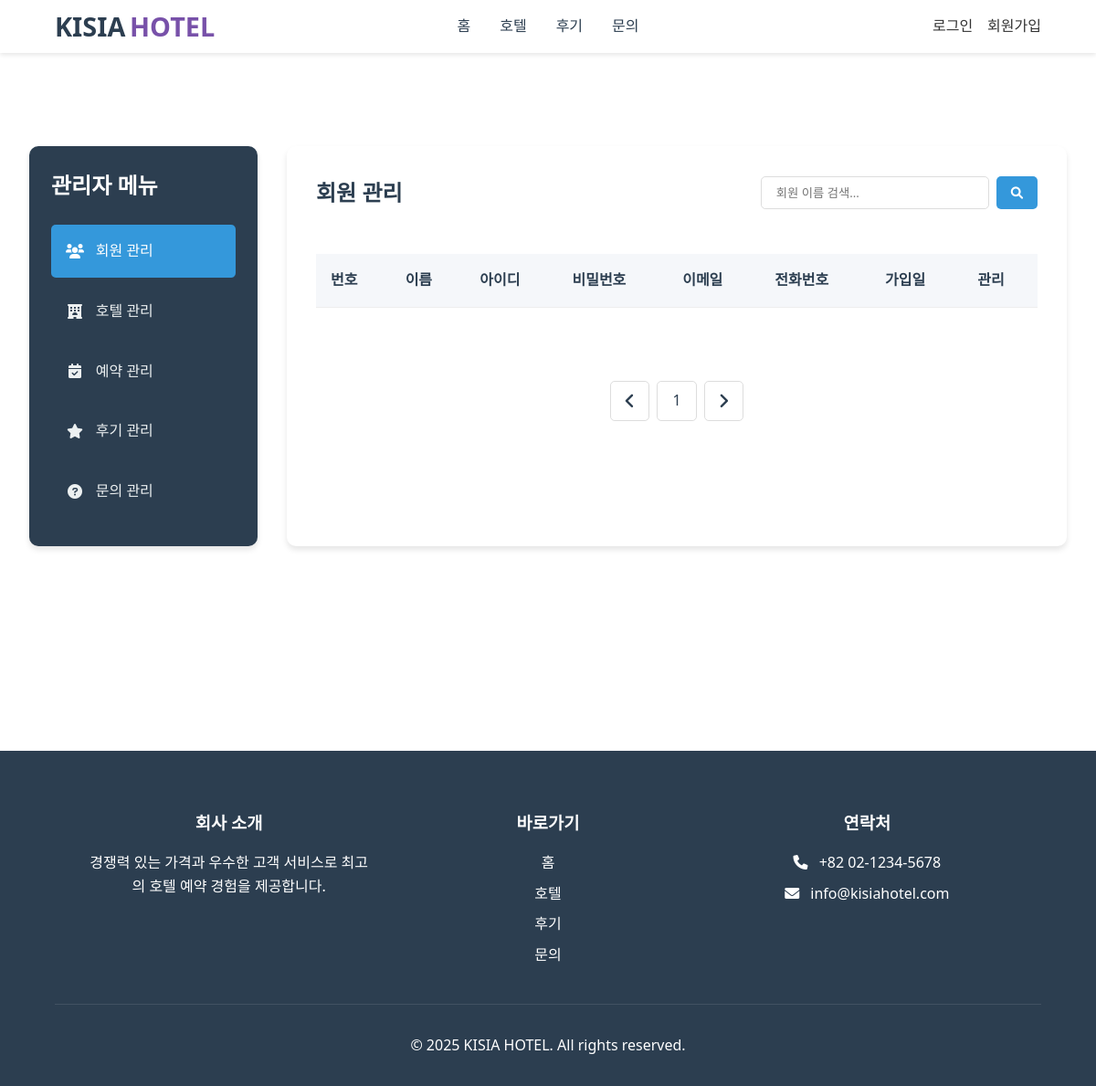
Before: /admin/admin.php?tab=users&page=2 with the older database file.
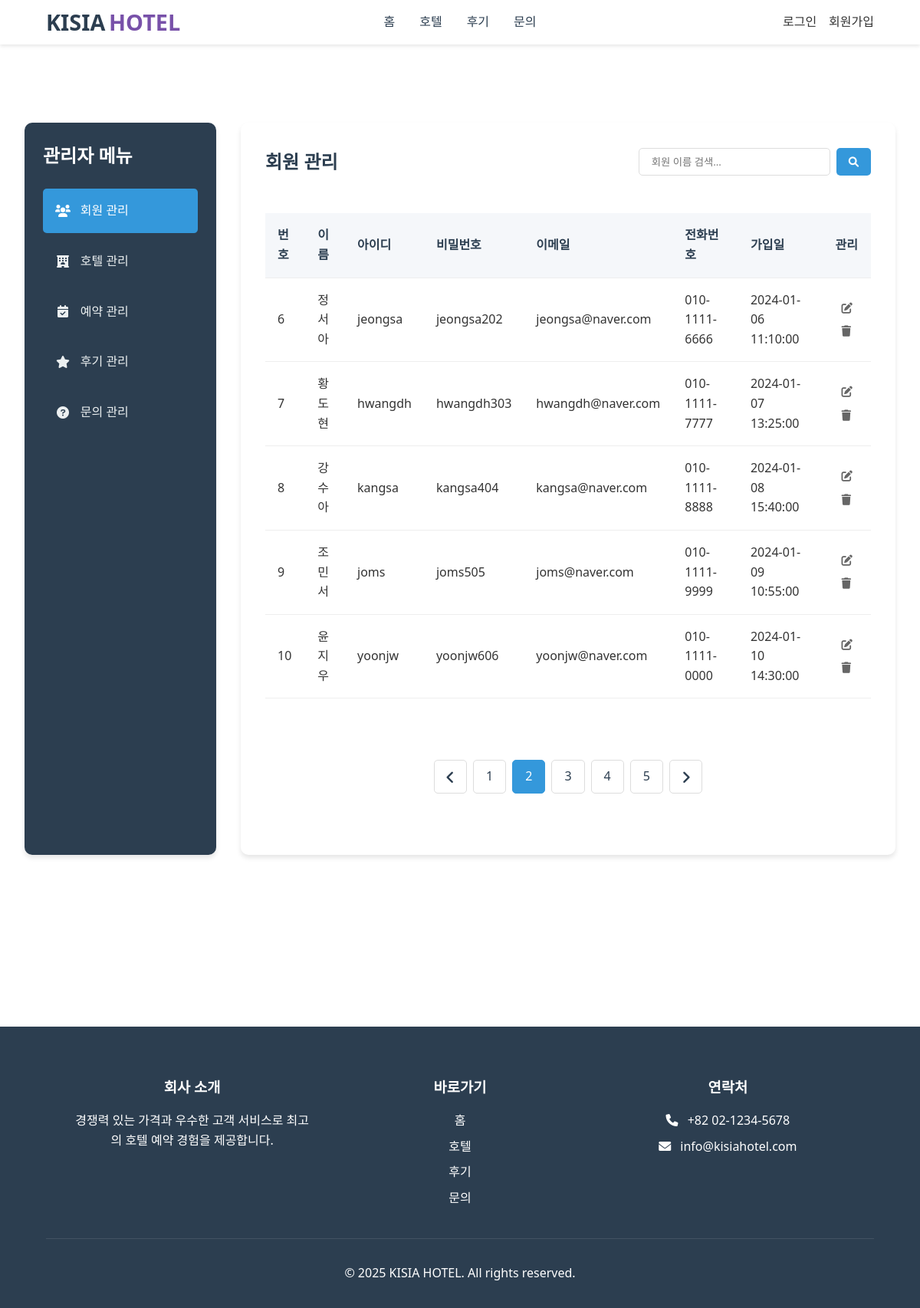
After: the same page with the newer database file.
### tables this page shows
CREATE TABLE users (
    user_id INT PRIMARY KEY AUTO_INCREMENT,
    username VARCHAR(50) NOT NULL,
    real_id VARCHAR(50) NOT NULL,
    password VARCHAR(255) NOT NULL,
    email VARCHAR(100) NOT NULL UNIQUE,
    phone VARCHAR(20),
    created_at DATETIME DEFAULT CURRENT_TIMESTAMP,
    is_admin BOOLEAN DEFAULT FALSE,
    terms BOOLEAN DEFAULT FALSE,
    marketing BOOLEAN DEFAULT FALSE
);

### src/includes/info_for_admin.php (called while the page is built, shortened)
<?php
include_once __DIR__ . '/../includes/db_connection.php';
$current_tab = isset($_GET['tab']) ? $_GET['tab'] : 'users';
$items_per_page = 5;
$page = isset($_GET['page']) ? (int)$_GET['page'] : 1;
$offset = ($page - 1) * $items_per_page;
if ($current_tab === 'users') {
    if (isset($_GET['user_name_search']) && trim($_GET['user_name_search']) !== '') {
        $keyword = trim($_GET['user_name_search']);
        $count_sql = "SELECT COUNT(*) as total FROM users WHERE username LIKE '%$keyword%'";
        $count_result = $conn->query($count_sql);
        $total_items = $count_result->fetch_assoc()['total'];
        $total_pages = ceil($total_items / $items_per_page);
        $sql = "SELECT * FROM users WHERE username LIKE '%$keyword%' ORDER BY user_id ASC LIMIT $offset, $items_per_page";
        $result = $conn->query($sql);
        $users = [];
        if ($result && $result->num_rows > 0) {
            while ($row = $result->fetch_assoc()) {
                $users[] = $row;
            }
        }
    }
    else {
        $count_sql = "SELECT COUNT(*) as total FROM users";
        $count_result = $conn->query($count_sql);
        $sql = "SELECT * FROM users ORDER BY user_id ASC LIMIT $offset, $items_per_page";
        $result = $conn->query($sql);
        $users = [];
        if ($result && $result->num_rows > 0) {
            while ($row = $result->fetch_assoc()) {
                $users[] = $row;
            }
        }
    }
}
?>

### src/admin/admin.php (the view, shortened to what this page needs)
<?php
include_once __DIR__ . '/../includes/header.php';
include_once __DIR__ . '/../includes/info_for_admin.php';
?>
    <main class="admin-container">
        <div class="admin-sidebar">
            <h2>관리자 메뉴</h2>
            <ul class="admin-menu">
                <li class="active" data-tab="users">
                    <i class="fas fa-users"></i>
                    회원 관리
                </li>
                <li data-tab="hotels">
                    <i class="fas fa-hotel"></i>
                    호텔 관리
                </li>
                <li data-tab="reservations">
                    <i class="fas fa-calendar-check"></i>
                    예약 관리
                </li>
                <li data-tab="reviews">
                    <i class="fas fa-star"></i>
                    후기 관리
                </li>
                <li data-tab="inquiries">
                    <i class="fas fa-question-circle"></i>
                    문의 관리
                </li>
            </ul>
        </div>
        <div class="admin-content">
            <section id="users" class="content-section active">
                <div class="section-header">
                    <h2>회원 관리</h2>
                    <form method="get" action="../includes/info_for_admin.php">
                        <div class="admin-search-box">
                            <input type="text" name="user_name_search" placeholder="회원 이름 검색...">
                            <button><i class="fas fa-search"></i></button>
                        </div>
                    </form>
                </div>
                <div class="table-container">
                    <table class="admin-table">
                        <thead>
                            <tr>
                                <th>번호</th>
                                <th>이름</th>
                                <th>아이디</th>
                                <th>비밀번호</th>
                                <th>이메일</th>
                                <th>전화번호</th>
                                <th>가입일</th>
                                <th>관리</th>
                            </tr>
                        </thead>
                        <tbody>
                            <?php foreach ($users as $user): ?>
                            <tr>
                                <td><?= $user['user_id'] ?></td>
                                <td><?= $user['username'] ?></td>
                                <td><?= $user['real_id'] ?></td>
                                <td><?= $user['password'] ?></td>
                                <td><?= $user['email'] ?></td>
                                <td><?= $user['phone'] ?></td>
                                <td><?= $user['created_at'] ?></td>
                                <td>
                                    <form method="get" action="../action/admin_editDelete_action.php">
                                        <button name="user_edit" class="action-btn edit" value="<?= $user['user_id'] ?>"><i class="fas fa-edit"></i></button>
                                        <button name="user_delete" class="action-btn delete" value="<?= $user['user_id'] ?>"><i class="fas fa-trash"></i></button>
                                    </form>
                                </td>
                            </tr>
                            <?php endforeach; ?>
                        </tbody>
                    </table>
                </div>
                <?php
                if (isset($_GET['user_name_search'])) {
                    searchPagination($page, $total_pages, 'users', $_GET['user_name_search']);
                } else {
                    Adminpagination($page, $total_pages, 'users');
                }
                ?>
            </section>
                <?php
                include_once __DIR__ . '/../includes/pagination.php';
                ?>
        </div>
    </main>
<?php include_once __DIR__ . '/../includes/footer.php'; ?>
</body>
</html>

### src/includes/header.php (shortened to what this page needs)
<?php
include_once __DIR__ . '/../includes/pagination.php';
?>
<!DOCTYPE html>
<html lang="ko">
<head>
    <link rel="stylesheet" href="../style/styles.css">
    <link rel="stylesheet" href="../style/login.css">
    <link rel="stylesheet" href="../style/mypage.css">
    <link rel="stylesheet" href="../style/inquiry.css">
    <link rel="stylesheet" href="../style/review.css">
    <link rel="stylesheet" href="../style/event.css">
    <link rel="stylesheet" href="../style/event-timedeal.css">
    <link rel="stylesheet" href="../style/hotels.css">
    <link rel="stylesheet" href="../style/admin.css">
    <link rel="stylesheet" href="../style/payment.css">
    <link rel="stylesheet" href="../style/hotel-detail.css">
    <link rel="stylesheet" href="https://cdnjs.cloudflare.com/ajax/libs/font-awesome/6.0.0/css/all.min.css">
</head>
<body>
    <div class="style-header">
        <div class="style-nav">
            <a href="../index.php" class="style-logo">KISIA <span>HOTEL</span></a>
            <ul class="style-nav-links">
                <li><a href="../index.php">홈</a></li>
                <li><a href="../hotel/hotels.php">호텔</a></li>
                <li><a href="../review/review.php">후기</a></li>
                <li><a href="../inquiry/inquiry.php">문의</a></li>
            </ul>
            <div class="style-auth-buttons">
                <?php include __DIR__ . '/../action/auto_buttons.php'; ?>
            </div>
        </div>
    </div>
</body>
</html>

### src/action/auto_buttons.php (shortened to what this page needs)
<?php if(!isset($_SESSION['is_login'])): ?>
    <a href="../user/login.php" class="style-auth-btn">로그인</a>
    <a href="../user/signup.php" class="style-auth-btn">회원가입</a>
<?php endif; ?>

### src/includes/pagination.php (shortened to what this page needs)
    <?php
function Adminpagination($current_page, $total_pages, $tab) {
    $start_page = max(1, $current_page - 2);
    $end_page = min($total_pages, $start_page + 4);
    if ($end_page - $start_page < 4) {
        $start_page = max(1, $end_page - 4);
    }
    ?>
    <div class="admin-pagination">
        <a href="?tab=<?= $tab ?>&page=<?= max(1, $current_page - 1) ?>" class="arrow" aria-label="이전 페이지">
            <i class="fas fa-angle-left"></i>
        </a>
        <?php for ($i = $start_page; $i <= $end_page; $i++): ?>
            <a href="?tab=<?= $tab ?>&page=<?= $i ?>" class="<?= (int)$i === (int)$current_page ? 'active' : '' ?>">
                <?= $i ?>
            </a>
        <?php endfor; ?>
        <a href="?tab=<?= $tab ?>&page=<?= min($total_pages, $current_page + 1) ?>" class="arrow" aria-label="다음 페이지">
            <i class="fas fa-angle-right"></i>
        </a>
    </div>
    <?php
}
    ?>

### src/includes/footer.php
    <footer class="style-footer">
        <div class="style-footer-content">
            <div class="style-footer-section">
                <h3>회사 소개</h3>
                <p>경쟁력 있는 가격과 우수한 고객 서비스로 최고의 호텔 예약 경험을 제공합니다.</p>
            </div>
            <div class="style-footer-section">
                <h3>바로가기</h3>
                <ul>
                    <li><a href="../index.php">홈</a></li>
                    <li><a href="../hotel/hotels.php">호텔</a></li>
                    <li><a href="../review/review.php">후기</a></li>
                    <li><a href="../inquiry/inquiry.php">문의</a></li>
                </ul>
            </div>
            <div class="style-footer-section">
                <h3>연락처</h3>
                <p><i class="fas fa-phone"></i> +82 02-1234-5678</p>
                <p><i class="fas fa-envelope"></i> info@kisiahotel.com</p>
            </div>
        </div>
        <div class="style-footer-bottom">
            <p>&copy; 2025 KISIA HOTEL. All rights reserved.</p>
        </div>
    </footer>
</body>
</html>

### src/style/styles.css (style rules this page uses)
* { margin: 0; padding: 0; box-sizing: border-box; font-family: 'Segoe UI', Tahoma, Geneva, Verdana, sans-serif; }
body { line-height: 1.6; color: #333; }
a { text-decoration: none; color: inherit; }
.style-header { background-color: #fff; box-shadow: 0 2px 5px rgba(0, 0, 0, 0.1); position: fixed; width: 100%; top: 0; z-index: 1000; }
.style-nav { display: flex; justify-content: space-between; align-items: center; padding: 1rem 5%; max-width: 1400px; margin: 0 auto; position: relative; }
.style-logo { font-size: 1.8rem; font-weight: bold; color: #2c3e50; display: flex; align-items: center; gap: 0.3rem; position: absolute; left: 5%; }
.style-logo span { color: #7851A9; font-weight: 800; }
.style-nav-links { display: flex; list-style: none; gap: 2rem; margin: 0 auto; }
.style-nav-links li { white-space: nowrap; }
.style-nav-links a { text-decoration: none; color: #2c3e50; font-weight: 500; transition: color 0.3s; }
.style-auth-buttons { display: flex; gap: 1rem; position: absolute; right: 5%; }
.style-footer { background-color: #2c3e50; color: white; padding: 4rem 5% 2rem; }
.style-footer-content { display: grid; grid-template-columns: repeat(auto-fit, minmax(250px, 1fr)); gap: 2rem; max-width: 1400px; margin: 0 auto; padding: 0 2rem; }
.style-footer-section { text-align: center; }
.style-footer-section h3 { margin-bottom: 1rem; color: white; }
.style-footer-section ul { list-style: none; padding: 0; }
.style-footer-section ul li { margin-bottom: 0.5rem; }
.style-footer-section a { color: white; text-decoration: none; transition: color 0.3s; }
.style-footer-section p { margin-bottom: 0.5rem; color: white; }
.style-footer-section i { margin-right: 0.5rem; color: white; }
.style-footer-bottom { text-align: center; margin-top: 2rem; padding-top: 2rem; border-top: 1px solid rgba(255, 255, 255, 0.1); color: white; }

### src/style/mypage.css (style rules this page uses)
.content-section { display: none; }
.content-section.active { display: block; }

### src/style/review.css (style rules this page uses)
.action-btn { display: flex; align-items: center; gap: 0.3rem; color: #666; cursor: pointer; border: none; background: none; font-size: 0.9rem; transition: color 0.3s; white-space: nowrap; }
.action-btn i { margin-right: 0; }

### src/style/admin.css (style rules this page uses)
.admin-container { display: flex; max-width: 1400px; margin: 8rem auto 2rem; padding: 2rem; gap: 2rem; margin-bottom: 12rem; background-color: #ffffff; }
.admin-sidebar { width: 250px; background-color: #2c3e50; border-radius: 10px; padding: 1.5rem; box-shadow: 0 4px 6px rgba(0,0,0,0.1); }
.admin-sidebar h2 { color: #ffffff; margin-bottom: 1.5rem; font-size: 1.5rem; }
.admin-menu { list-style: none; padding: 0; margin: 0; }
.admin-menu li { padding: 1rem; margin-bottom: 0.5rem; border-radius: 5px; cursor: pointer; transition: all 0.3s; color: #ecf0f1; display: flex; align-items: center; gap: 0.8rem; }
.admin-menu li.active { background-color: #3498db; color: #ffffff; }
.admin-menu li i { width: 20px; text-align: center; }
.admin-content { flex: 1; background-color: #ffffff; border-radius: 10px; padding: 2rem; box-shadow: 0 4px 6px rgba(0,0,0,0.1); }
.content-section { display: none; }
.content-section.active { display: block; }
.section-header { display: flex; justify-content: space-between; align-items: center; margin-bottom: 2rem; }
.section-header h2 { color: #2c3e50; margin: 0; }
.admin-search-box { display: flex; gap: 0.5rem; }
.admin-search-box input { padding: 0.5rem 1rem; border: 1px solid #ddd; border-radius: 5px; width: 250px; }
.admin-search-box button { padding: 0.5rem 1rem; background-color: #3498db; color: white; border: none; border-radius: 5px; cursor: pointer; }
.table-container { overflow-x: auto; margin-bottom: 3rem; }
.admin-table { width: 100%; border-collapse: collapse; margin-top: 1rem; }
.admin-table th, .admin-table td { padding: 1rem; text-align: left; border-bottom: 1px solid #eee; }
.admin-table th { background-color: #f5f7fa; font-weight: 600; color: #2c3e50; }
.action-btn { padding: 0.5rem; border: none; background: none; cursor: pointer; color: #666; transition: color 0.3s; }
.admin-pagination { display: flex; justify-content: center; gap: 0.5rem; margin-top: 5rem; margin-bottom: 3rem; }
.admin-pagination a { padding: 0.5rem 1rem; border: 1px solid #ddd; border-radius: 5px; text-decoration: none; color: #2c3e50; display: flex; align-items: center; font-size: 1rem; }
.admin-pagination a.active { background-color: #3498db; color: white; border-color: #3498db }
.admin-pagination a.arrow { font-size: 1.2rem; padding: 0.5rem 1rem; }

Changed rows visible on the page:
added users: user_id "6", username "정서아", real "jeongsa", password "jeongsa202", email "jeongsa@naver.com", phone "010-1111-6666", created_at "2024-01-06 11:10:00"
added users: user_id "7", username "황도현", real "hwangdh", password "hwangdh303", email "hwangdh@naver.com", phone "010-1111-7777", created_at "2024-01-07 13:25:00"
added users: user_id "8", username "강수아", real "kangsa", password "kangsa404", email "kangsa@naver.com", phone "010-1111-8888", created_at "2024-01-08 15:40:00"
added users: user_id "9", username "조민서", real "joms", password "joms505", email "joms@naver.com", phone "010-1111-9999", created_at "2024-01-09 10:55:00"
added users: user_id "10", username "윤지우", real "yoonjw", password "yoonjw606", email "yoonjw@naver.com", phone "010-1111-0000", created_at "2024-01-10 14:30:00"
Other visible differences:
new list line: "2"
new list line: "3"
new list line: "4"
new list line: "5"
